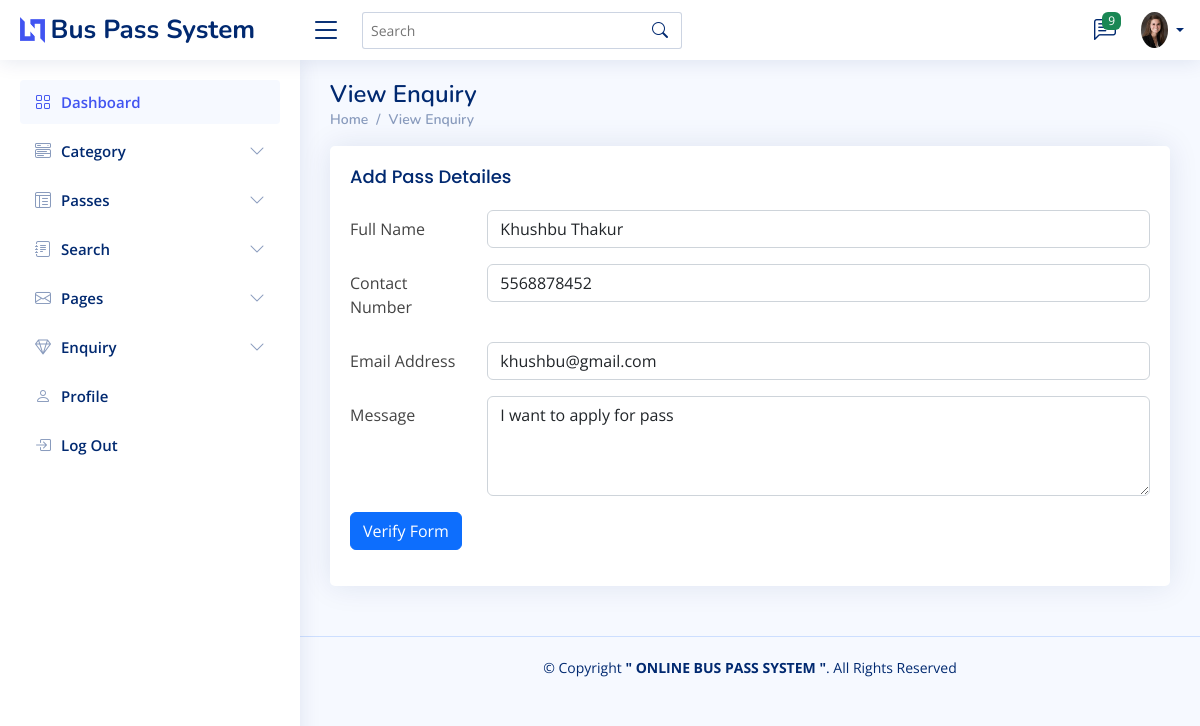
/Logis/admin/view-enquiry.php?viewid=4, run on the app's committed database.
### tables this page shows
CREATE TABLE `tblcontact` (
  `ID` int(10) NOT NULL,
  `Name` varchar(200) DEFAULT NULL,
  `Email` varchar(200) DEFAULT NULL,
  `Message` mediumtext DEFAULT NULL,
  `EnquiryDate` timestamp NOT NULL DEFAULT current_timestamp(),
  `IsRead` int(5) DEFAULT NULL,
  `MobileNumber` varchar(10) NOT NULL
);

### Logis/admin/view-enquiry.php (the view, shortened to what this page needs)
<!DOCTYPE html>
<html lang="en">
<head>
  <link href="assets/vendor/bootstrap/css/bootstrap.min.css" rel="stylesheet">
  <link href="assets/vendor/bootstrap-icons/bootstrap-icons.css" rel="stylesheet">
  <link href="assets/vendor/boxicons/css/boxicons.min.css" rel="stylesheet">
  <link href="assets/vendor/quill/quill.snow.css" rel="stylesheet">
  <link href="assets/vendor/quill/quill.bubble.css" rel="stylesheet">
  <link href="assets/vendor/remixicon/remixicon.css" rel="stylesheet">
  <link href="assets/vendor/simple-datatables/style.css" rel="stylesheet">
  <link href="assets/css/style.css" rel="stylesheet"></head>
</head>
<body>
  <?php include_once('includes/header.php'); ?>
  <?php include_once('includes/sidebar.php'); ?>
  <main id="main" class="main">
    <div class="pagetitle">
      <h1>View Enquiry</h1>
      <nav>
        <ol class="breadcrumb">
          <li class="breadcrumb-item"><a href="dashboard.php">Home</a></li>
          <li class="breadcrumb-item">View Enquiry</li>
        </ol>
      </nav>
    </div>
    <section class="section">
      <div class="row">
        <div class="col-lg-12">
          <div class="card">
            <div class="card-body">
              <h5 class="card-title">Add Pass Detailes</h5>
              <?php
              include_once('includes/config.php');
              $viewid = $_GET['viewid'];
              $sql1 = "SELECT *FROM tblcontact WHERE ID=$viewid";
              $result1 = mysqli_query($conn, $sql1) or die("Query Failed ");
              if(mysqli_num_rows($result1) > 0){
                while($row = mysqli_fetch_assoc($result1)){
                  $count = 1;
              ?>
              <form method="post" enctype="multipart/form-data">
                <div class="row mb-3">
                  <label for="inputText" class="col-sm-2 col-form-label">Full Name</label>
                  <div class="col-sm-10">
                    <input type="text" name="fullname" class="form-control"required='true' value="<?php  echo $row['Name'];?>">
                  </div>
                </div>
                <div class="row mb-3">
                  <label for="inputNumber" class="col-sm-2 col-form-label">Contact Number</label>
                  <div class="col-sm-10">
                    <input type="number" name="mobilenumber" maxlength="10" pattern="[0-9]+" class="form-control" required='true' value="<?php  echo $row['MobileNumber'];?>">
                  </div>
                </div>
                <div class="row mb-3">
                  <label for="inputEmail" class="col-sm-2 col-form-label">Email Address</label>
                  <div class="col-sm-10">
                    <input type="email" name="email" class="form-control" required='true' value="<?php  echo $row['Email'];?>">
                  </div>
                </div>
                <div class="row mb-3">
                    <label for="inputDate" class="col-sm-2 col-form-label">Message</label>
                    <div class="col-sm-10">
                      <textarea class="form-control" name="message"  placeholder="Message Here" style="height: 100px;"required='true'><?php  echo $row['Message'];?></textarea>
                    </div>
                </div>
                <div class="row mb-3">
                  <div class="col-sm-10">
                    <button type="submit" name="submit" it="submit" class="btn btn-primary">Verify Form</button>
                  </div>
                </div>
              </form>
              <?php $count++; }} ?>
            </div>
          </div>
        </div>
      </div>
    </section>
  </main>
  <?php include_once('includes/footer.php'); ?>
</body>
</html>

### Logis/admin/assets/css/style.css (style rules this page uses)
:root { scroll-behavior: smooth; }
body { font-family: "Open Sans", sans-serif; background: #f6f9ff; color: #444444; }
a { color: #4154f1; text-decoration: none; }
h1, h2, h3, h4, h5, h6 { font-family: "Nunito", sans-serif; }
#main { margin-top: 60px; padding: 20px 30px; transition: all 0.3s; }
.pagetitle { margin-bottom: 10px; }
.pagetitle h1 { font-size: 24px; margin-bottom: 0; font-weight: 600; color: #012970; }
.card { margin-bottom: 30px; border: none; border-radius: 5px; box-shadow: 0px 0 30px rgba(1, 41, 112, 0.1); }
.card-title { padding: 20px 0 15px 0; font-size: 18px; font-weight: 500; color: #012970; font-family: "Poppins", sans-serif; }
.card-body { padding: 0 20px 20px 20px; }
.breadcrumb { font-size: 14px; font-family: "Nunito", sans-serif; color: #899bbd; font-weight: 600; }
.breadcrumb a { color: #899bbd; transition: 0.3s; }
.breadcrumb .breadcrumb-item::before { color: #899bbd; }
@media (min-width: 1200px) { #main, #footer { margin-left: 300px; } }

### data on the page
tblcontact: fullname "Khushbu Thakur", mobilenumber "5568878452", email "khushbu@gmail.com", message "I want to apply for pass"

### other printed values
$count "9"
